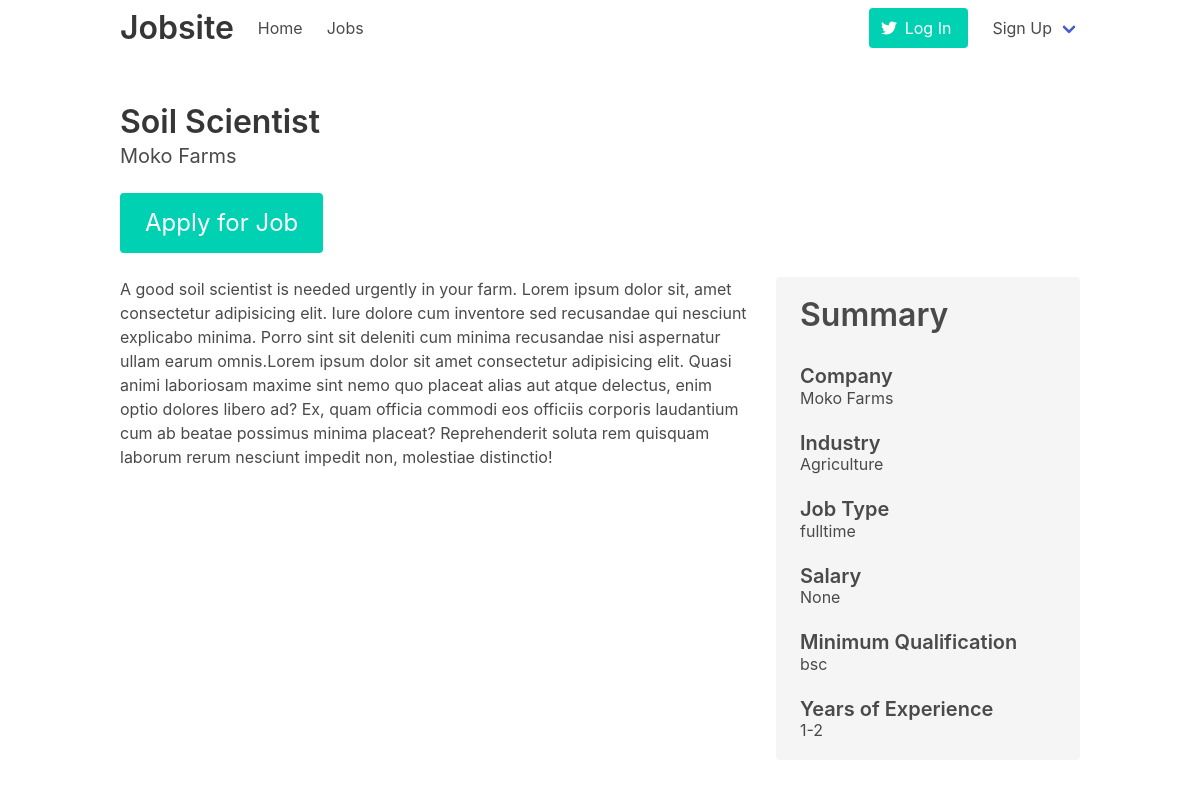
The app's page /jobs/soil-scientist with its own data.
### jobs/models.py (models this page shows, shortened)
class Job(models.Model):
    title               = models.CharField(max_length=60)
    slug                = models.SlugField(blank=True)
    industry            = models.ForeignKey(Industry, on_delete=models.CASCADE)
    company             = models.ForeignKey(Company, on_delete=models.CASCADE)
    job_type            = models.CharField(max_length=10, choices=JOB_TYPES)
    min_qualification   = models.CharField('Minimum Qualification', max_length=10, choices=MIN_QUALIFICATIONS, null=True, blank=True)
    years_of_exp        = models.CharField('Years of Experience', max_length=20, choices=YEARS_OF_EXP, null=True, blank=True)
    salary              = models.PositiveIntegerField(blank=True, null=True)
    description         = models.TextField()
    posted_on           = models.DateTimeField(auto_now_add=True)
    updated_on          = models.DateTimeField(auto_now=True)

class Industry(models.Model):
    name = models.CharField(max_length=60)
    slug = models.SlugField(blank=True)
    class Meta:
        verbose_name_plural = "Industries"

### accounts/models.py (models this page shows, shortened)
class Company(models.Model):
    user        = models.OneToOneField(User, on_delete=models.CASCADE)
    name        = models.CharField(_('company name'), max_length=50, null=True, blank=True)
    description = models.TextField(_('describe your company'), null=True, blank=True)
    website     = models.URLField(_('company webite'), null=True, blank=True)
    country     = models.CharField(max_length=40, null=True, blank=True)
    state       = models.CharField(max_length=40, null=True, blank=True)
    address     = models.CharField(_('company address'), max_length=120, null=True, blank=True)
    class Meta:
        verbose_name_plural = 'Companies'

### jobs/views.py (the view)
# urls.py: path('<slug:slug>', views.JobDetail.as_view(), name='job'),
class JobDetail(DetailView):
    model = Job
    template_name='jobs/job_detail.html'

### jobs/templates/jobs/job_detail.html
{% extends "base.html" %}
{% block content %}
    <div class="section">
        <div class="container">
            <div class="columns">
                <div class="column">
                    <p class="title">{{ job.title }}</p>
                    <p class="subtitle">{{ job.company.name }}</p>
                    <a href="" class="button is-primary is-large">Apply for Job</a>
                </div>
            </div>
            <div class="columns">
                <div class="column is-8">
                        <div class="content">
                            <div class="content">
                                <p>{{ job.description }}</p>
                            </div>
                        </div>
                </div>
                <div class="column">
                <article class="notification">
                        <div class="content">
                            <p class="title">Summary</p>
                            <div class="content">
                                <p class="title is-5">Company</p>
                                <p class="subtitle is-6">{{ job.company.name }}</p>
                            </div>
                            <div class="content">
                                <p class="title is-5">Industry</p>
                                <p class="subtitle is-6">{{ job.industry.name }}</p>
                            </div>
                            <div class="content">
                                <p class="title is-5">Job Type</p>
                                <p class="subtitle is-6">{{ job.job_type }}</p>
                            </div>
                            <div class="content">
                                <p class="title is-5">Salary</p>
                                <p class="subtitle is-6">{{ job.salary }}</p>
                            </div>
                            <div class="content">
                                <p class="title is-5">Minimum Qualification</p>
                                <p class="subtitle is-6">{{ job.min_qualification }}</p>
                            </div>
                            <div class="content">
                                <p class="title is-5">Years of Experience</p>
                                <p class="subtitle is-6">{{ job.years_of_exp }}</p>
                            </div>
                        </div>
                    </article>
                </div>
            </div>
        </div>
    </div>
{% endblock content %}

### templates/base.html (shortened to what this page needs)
<!DOCTYPE html>
<html>{% load static %}
  <head>
    <link rel="stylesheet" href="https://cdnjs.cloudflare.com/ajax/libs/bulma/0.7.0/css/bulma.min.css">
    <link rel="stylesheet" href="{% static 'css/style.css' %}">
  </head>
  <body>
  {% include 'base/navbar.html' %}
      {% block content %}
      {% endblock content %}
  </body>
</html>

### templates/base/navbar.html (shortened to what this page needs)
<nav class="navbar is-transparent">
    <div class="container">
        <div class="navbar-brand">
          <a class="navbar-item" href="/">
            <h1 class="title is-3">Jobsite</h1>
          </a>
        </div>
        <div id="navbarExampleTransparentExample" class="navbar-menu">
          <div class="navbar-start">
            <a class="navbar-item" href="/">
              Home
            </a>
            <a class="navbar-item" href="{% url 'jobs' %}">
                Jobs
            </a>
          </div>
          <div class="navbar-end">
            {% if not request.user.is_authenticated %}
              <a class="navbar-item" href="{% url 'login' %}">
                <p class="button is-primary">
                    <span class="icon">
                        <i class="fab fa-twitter"></i>
                      </span>
                      <span>
                        Log In
                      </span>
                </p>
              </a>
              <div class="navbar-item has-dropdown is-hoverable">
                  <a class="navbar-link" href="#">
                    Sign Up
                  </a>
              </div>
              {% endif %}
          </div>
        </div>
    </div>
</nav>

### templates/base/js.html (shortened to what this page needs)
{% load static %}

### records on screen
Job: title "Soil Scientist", company.name "Moko Farms", description "A good soil scientist is needed urgently in your farm. Lorem ipsum dolor sit, amet consectetur adipisicing elit. Iure dolore cum inventore sed recusandae qui nesciunt explicabo minima. Porro sint sit deleniti cum minima recusandae nisi aspernatur ullam earum omnis.Lorem ipsum dolor sit amet consectetur adipisicing elit. Quasi animi laboriosam maxime sint nemo quo placeat alias aut atque delectus, enim optio dolores libero ad? Ex, quam officia commodi eos officiis corporis laudantium cum ab beatae possimus minima placeat? Reprehenderit soluta rem quisquam laborum rerum nesciunt impedit non, molestiae distinctio!", industry.name "Agriculture", job_type "fulltime", salary "None", min_qualification "bsc", years_of_exp "1-2"
